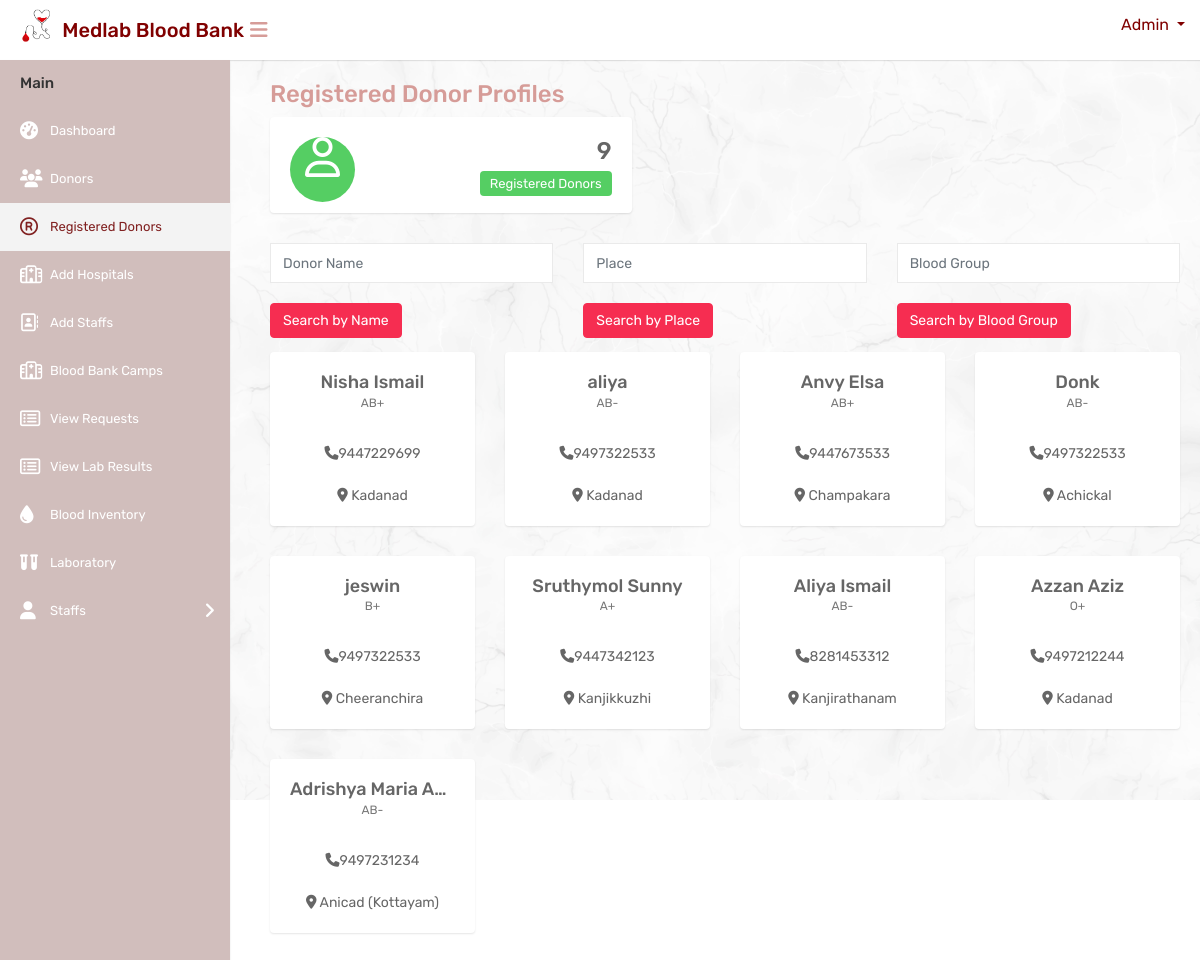
The page /registereddonortable on the database its author committed.
### website/models.py (models this page shows, shortened)
class Donor(models.Model):
    user = models.OneToOneField(CustomUser, on_delete=models.CASCADE, null=True)
    full_name = models.CharField(max_length=100)
    email = models.EmailField(unique=True)
    phone = models.CharField(max_length=15)
    blood_group = models.CharField(max_length=5)
    place = models.CharField(max_length=100)
    id_proof = models.FileField(upload_to='id_proofs/', null=True, blank=True)
    timestamp = models.DateTimeField(default=timezone.now)

### website/views.py (the view)
# urls.py: path('registereddonortable', registereddonortable, name='registereddonortable'),
def registereddonortable(request):
    donors = Donor.objects.all()
    donor_count = donors.count()
    return render(request, 'mainuser/registereddonortable.html', {'donors': donors, 'donor_count': donor_count})

### templates/mainuser/registereddonortable.html (shortened to what this page needs)
{% load static %}
<html>
<head>
        <link rel="stylesheet" type="text/css" href="{% static 'mainuser/css/bootstrap.min.css' %}">
        <link rel="stylesheet" type="text/css" href="{% static 'mainuser/css/font-awesome.min.css' %}">
        <link rel="stylesheet" type="text/css" href="{% static 'mainuser/css/style.css' %}">
</head>
<body>
    <div class="main-wrapper">
        <div class="header" style="background-color:white;height:60px;">
			<div class="header-left">
				<a href="{% url 'adminindex' %}" class="logo" style="color: black;">
					<img src="{% static 'mainuser/img/logocopy.png' %}" width="75" height="40" alt="" style="margin-left:15px"> <span style="color: maroon;font-size: 20px;margin-top:10px; margin-left:-10px;white-space: nowrap;">Medlab Blood Bank</span>
				</a>
			</div>
			<a id="toggle_btn" href="javascript:void(0);" style="color:#d69c98;margin-top:20px;margin-left:10px;"><i class="fa fa-bars"></i></a>
            <ul class="nav user-menu float-right">
                <li class="nav-item dropdown has-arrow">
                    <a href="#" class="dropdown-toggle nav-link user-link" data-toggle="dropdown" style="color:maroon">
						<span style="color:maroon;">Admin</span>
                    </a>
                </li>
            </ul>
        </div>
        <div class="sidebar" id="sidebar">
            <div class="sidebar-inner slimscroll">
                <div id="sidebar-menu" class="sidebar-menu">
                    <ul>
                        <li class="menu-title">Main</li>
                        <li>
                            <a href="{% url 'adminindex' %}"><i class="fa fa-dashboard"></i> <span>Dashboard</span></a>
                        </li>
						<li>
                            <a href="{% url 'donors' %}"><i class="fa fa-users"></i> <span>Donors</span></a>
                        </li>
                        <li class="active">
                            <a href="{% url 'registereddonortable' %}"><i class="fa fa-registered"></i> <span>Registered Donors</span></a>
                        </li>
                        <li>
                            <a href="{% url 'registeredhospitaltable' %}"><i class="fa fa-hospital-o"></i> <span>Add Hospitals</span></a>
                        </li>
                        <li>
                            <a href="{% url 'registeredstafftable' %}"><i class="fa fa-address-book-o"></i> <span>Add Staffs</span></a>
                        </li>
                        <li>
                            <a href="{% url 'departments' %}"><i class="fa fa-hospital-o"></i> <span>Blood Bank Camps</span></a>
                        </li>
                        <li>
                            <a href="{% url 'blood_request_list' %}"><i class="fa fa-list-alt"></i> <span>View Requests</span></a>
                        </li>
						<li>
                            <a href="{% url 'view_uploaded_files' %}"><i class="fa fa-list-alt"></i> <span>View Lab Results</span></a>
                        </li>
                        <li>
                            <a href="{% url 'blood_inventory' %}"><i class="fa fa-tint"></i> <span>Blood Inventory</span></a>
                        </li>
                        <li>
                            <a href="{% url 'laboratory' %}"><i class="fa-solid fa-vials"></i><span>Laboratory</span></a>
                        </li>
						<li class="submenu">
							<a href="#"><i class="fa fa-user"></i> <span>Staffs </span> <span class="menu-arrow"></span></a>
						</li>
                    </ul>
                </div>
            </div>
        </div>
        <div class="page-wrapper" style="margin-top:30px;margin-left:270px;padding-right:20px">
            <h3 style="color:#d69c98;" id="headingfor" > Registered Donor Profiles</h3>
            <div class="row">
                <div class="col-md-6 col-sm-6 col-lg-6 col-xl-5">
                    <div class="dash-widget">
                        <span class="dash-widget-bg2"><i class="fa fa-user-o"></i></span>
                        <div class="dash-widget-info text-right">
                            <h3>{{ donor_count }}</h3>
                            <span class="widget-title2">Registered Donors </span>
                        </div>
                    </div>
                </div>
            </div>
            <div class="row">
                <div class="col-md-4">
                    <form method="get" action="{% url 'search_by_name' %}">
                        <div class="form-group">
                            <input type="text" class="form-control" name="name" placeholder="Donor Name" id="donorname">
                        </div>
                        <button type="submit" class="btn btn-danger" id="donorNameSearch">Search by Name</button>
                    </form>
                </div>
                <div class="col-md-4">
                    <form method="get" action="{% url 'search_by_place' %}">
                        <div class="form-group">
                            <input type="text" class="form-control" name="place" placeholder="Place">
                        </div>
                        <button type="submit" class="btn btn-danger">Search by Place</button>
                    </form>
                </div>
                <div class="col-md-4">
                    <form method="get" action="{% url 'search_by_blood_group' %}">
                        <div class="form-group">
                            <input type="text" class="form-control" name="blood_group" placeholder="Blood Group">
                        </div>
                        <button type="submit" class="btn btn-danger">Search by Blood Group</button>
                    </form>
                </div>
            </div>
            <div class="row">
            {% for donor in donors %}
            <div class="col-md-4 col-sm-4 col-lg-3">
                <div class="profile-widget">
                    <h4 class="doctor-name text-ellipsis">{{ donor.full_name }}</h4>
                    <div class="doc-prof">{{ donor.blood_group }}</div><br>
                    <div class="user-country">
                        <i class="fa fa-phone"></i>{{donor.phone}}<br><br>
                        <i class="fa fa-map-marker"></i> {{ donor.place }}
                    </div>
                </div>
            </div>
            {% endfor %}
        </div>
    </div>
</body>
</html>

### rows shown on the page
Donor: full_name "Nisha Ismail", blood_group "AB+", phone "9447229699", place "Kadanad"
Donor: full_name "aliya", blood_group "AB-", phone "9497322533", place "Kadanad"
Donor: full_name "Anvy Elsa", blood_group "AB+", phone "9447673533", place "Champakara"
Donor: full_name "Donk", blood_group "AB-", phone "9497322533", place "Achickal"
Donor: full_name "jeswin", blood_group "B+", phone "9497322533", place "Cheeranchira"
Donor: full_name "Sruthymol Sunny", blood_group "A+", phone "9447342123", place "Kanjikkuzhi"
Donor: full_name "Aliya Ismail", blood_group "AB-", phone "8281453312", place "Kanjirathanam"
Donor: full_name "Azzan Aziz", blood_group "O+", phone "9497212244", place "Kadanad"
Donor: full_name "Adrishya Maria A…", blood_group "AB-", phone "9497231234", place "Anicad (Kottayam)"

### other values the page prints
{{ donor_count }} "9"
